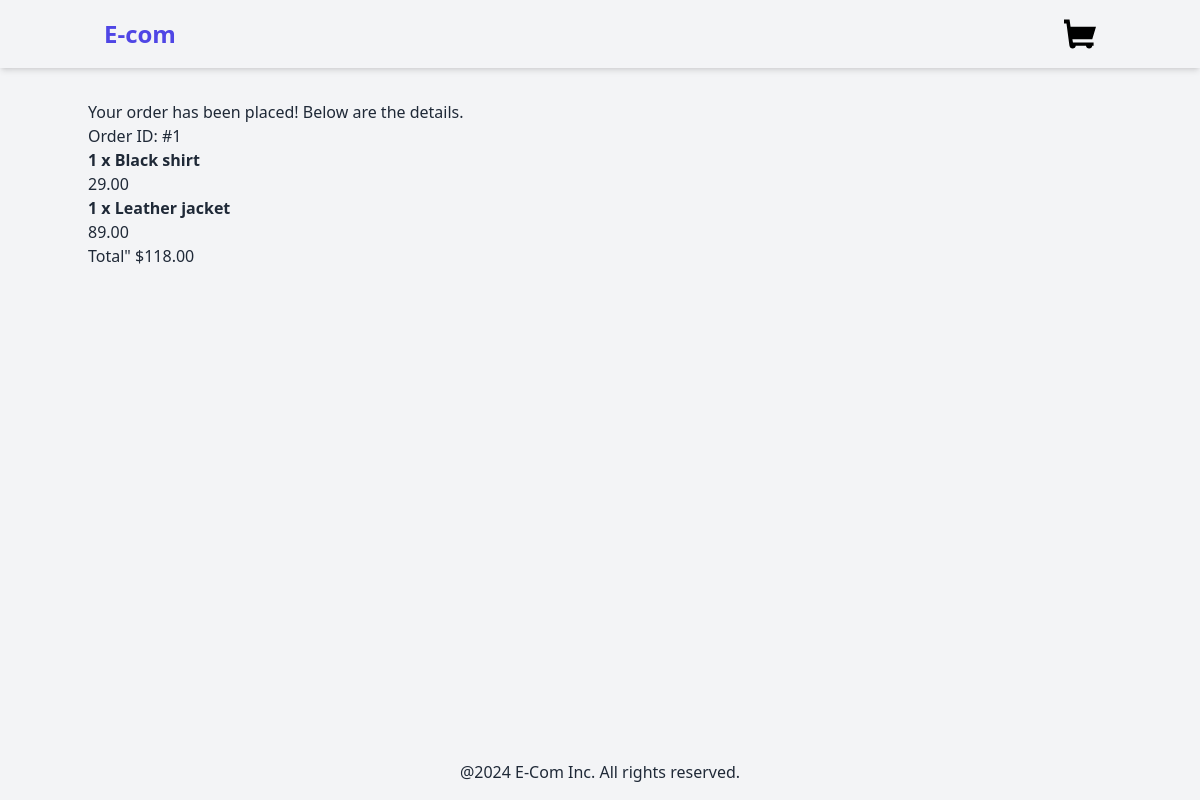
The page /orders/confirmation/1 on the database its author committed.
### orders/models.py (models this page shows)
class Order(models.Model):
    full_name = models.CharField(max_length=250)
    email = models.EmailField()
    address = models.CharField(max_length=250)
    created_at = models.DateTimeField(auto_now_add=True)
    updated_at = models.DateTimeField(auto_now=True)
    paid = models.BooleanField(default=False)
    def get_total_cost(self):
        return sum(item.get_cost() for item in self.items.all())

class OrderItem(models.Model):
    order = models.ForeignKey(Order, related_name="items", on_delete=models.CASCADE)
    product = models.ForeignKey(Product, related_name="order_items", on_delete=models.CASCADE)
    price = models.DecimalField(max_digits=10, decimal_places=2)
    quantity = models.PositiveIntegerField(default=1)
    def get_cost(self):
        return self.price * self.quantity

### products/models.py (models this page shows, shortened)
class Product(models.Model):
    category=models.ForeignKey(Category, related_name='products', on_delete=models.CASCADE)
    name=models.CharField(max_length=250)
    slug=models.SlugField(max_length=250)
    description=models.TextField(blank=True)
    price=models.DecimalField(max_digits=10,decimal_places=2)
    available=models.BooleanField(default=True)
    created=models.DateField(auto_now_add=True)
    updated=models.DateTimeField(auto_now=True)
    image=models.ImageField(upload_to="products", blank=True, null=True)

### orders/views.py (the view)
# urls.py: path("confirmation/<int:order_id>", order_confirmation, name="order_confirmation"),
def order_confirmation(request, order_id):
    order = get_object_or_404(Order, id=order_id)
    return render(request, "orders/order_confirmation.html", {"order":order})

### orders/templates/orders/order_confirmation.html (shortened to what this page needs)
{% extends "base.html" %}
{%block content%}
<h2>Your order has been placed! Below are the details.</h2>
<h3>Order ID: #{{order.id}}</h3>
<ul>
    {%for item in order.items.all%}
    <li>
        <strong>{{item.quantity}} x {{item.product.name}}</strong>
        <br>
        <span>{{item.price}}</span>
    </li>
    {%endfor%}
    <ul>
        <p>Total" ${{order.get_total_cost}}</p>
{%endblock%}

### rows shown on the page
Order: id "1", get_total_cost "118.00"
OrderItem: quantity "1", product.name "Black shirt", price "29.00"
OrderItem: quantity "1", product.name "Leather jacket", price "89.00"
